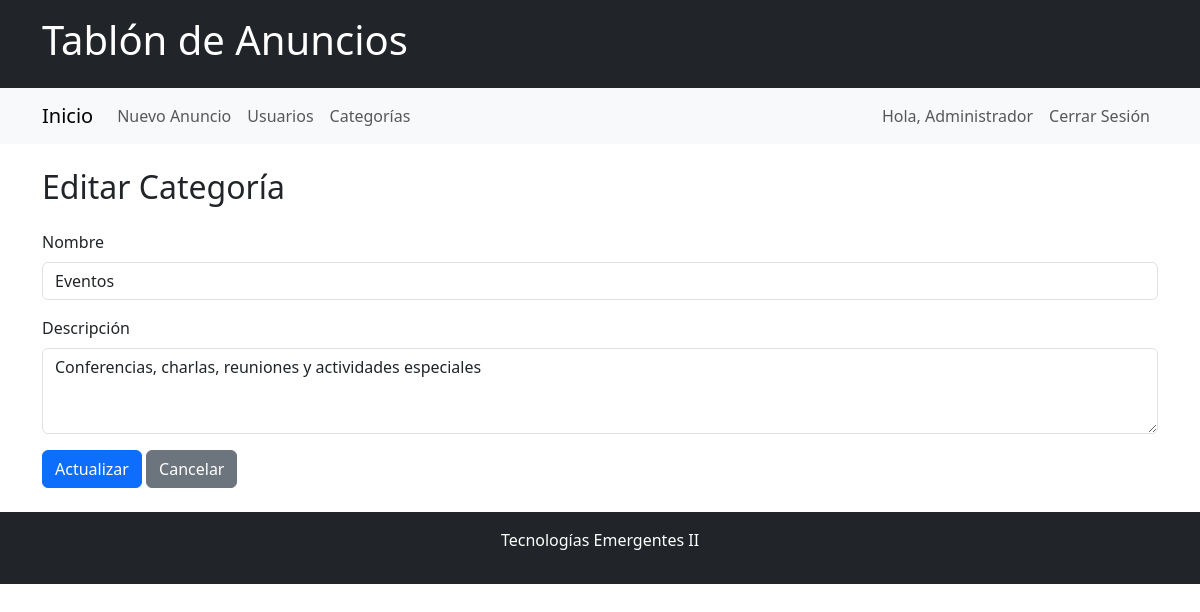
The page /categorias/editar/1 (signed in) on the database its author committed.
### app/models.py (models this page shows, shortened)
class Categoria(db.Model):
    __tablename__ = 'categorias'
    id = db.Column(db.Integer, primary_key=True)
    nombre = db.Column(db.String(100), nullable=False, unique=True)
    descripcion = db.Column(db.Text)
    anuncios = db.relationship('Anuncio', backref='categoria', lazy=True, cascade='all, delete-orphan')

### app/categorias/routes.py (the view)
@categorias_bp.route('/editar/<int:id>', methods=['GET', 'POST'])
def editar(id):
    if not session.get('usuario_id'):
        return redirect(url_for('auth.login'))
    categoria = Categoria.query.get_or_404(id)
    if request.method == 'POST':
        categoria.nombre = request.form['nombre']
        categoria.descripcion = request.form['descripcion']
        db.session.commit()
        flash(' Categoría actualizada')
        return redirect(url_for('categorias.lista'))
    return render_template('categorias/editar.html', categoria=categoria)

### app/templates/categorias/editar.html
{% extends "base.html" %}
{% block contenido %}
<h2 class="mb-4">Editar Categoría</h2>
<form method="POST">
    <div class="mb-3">
        <label class="form-label">Nombre</label>
        <input type="text" name="nombre" class="form-control" value="{{ categoria.nombre }}" required>
    </div>
    <div class="mb-3">
        <label class="form-label">Descripción</label>
        <textarea name="descripcion" class="form-control" rows="3">{{ categoria.descripcion or '' }}</textarea>
    </div>
    <button type="submit" class="btn btn-primary">Actualizar</button>
    <a href="{{ url_for('categorias.lista') }}" class="btn btn-secondary">Cancelar</a>
</form>
{% endblock %}

### rows shown on the page
Categoria: nombre "Eventos", descripcion "Conferencias, charlas, reuniones y actividades especiales"

### other values the page prints
{{ session.nombre }} "Administrador"
